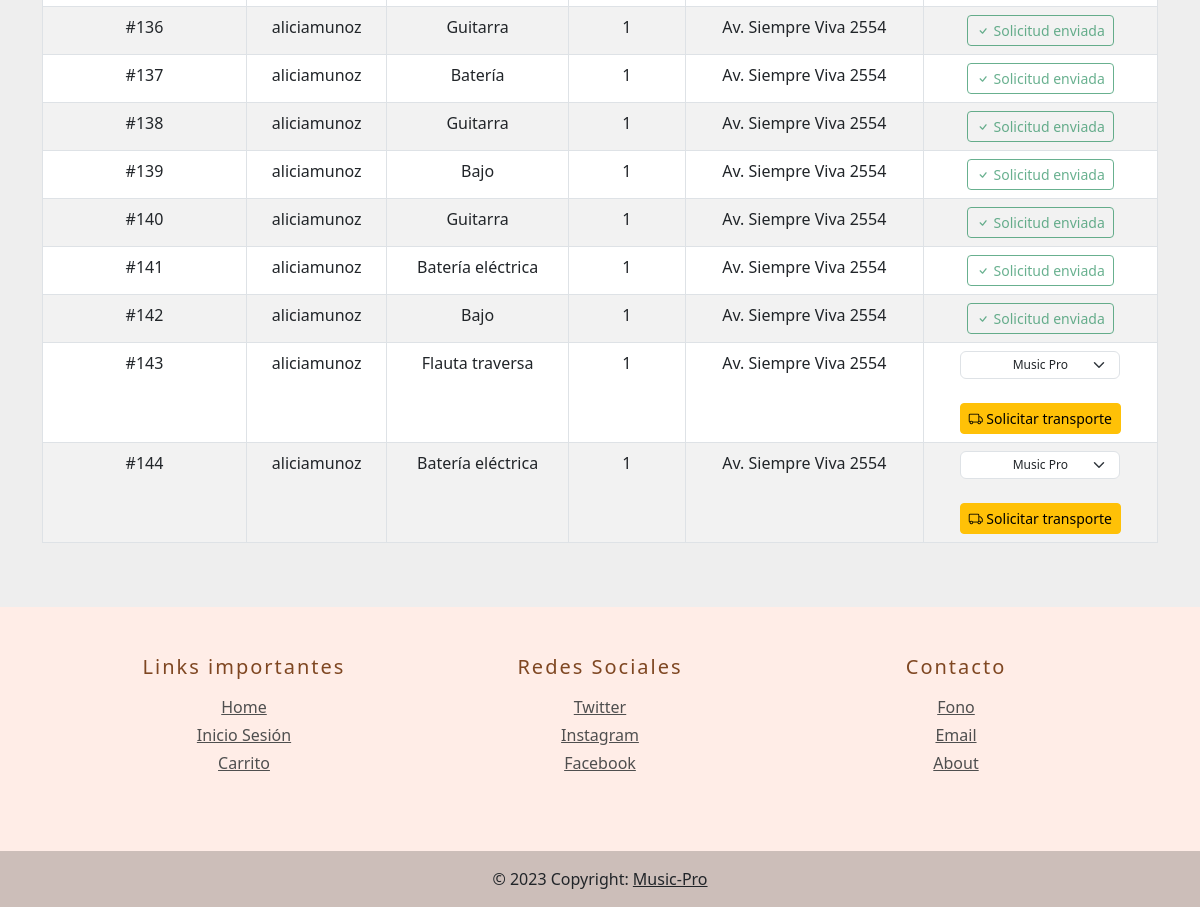
/transporte/ (signed in, lower part), run on an earlier commit of the app's database.
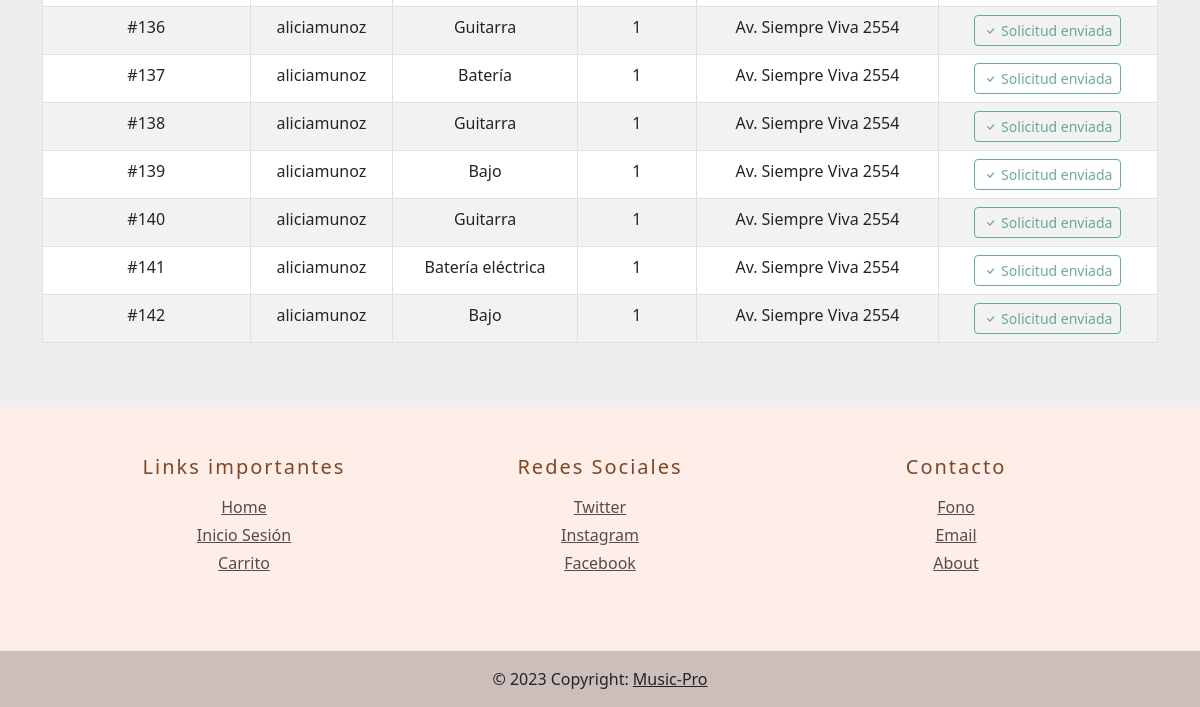
And on a later commit of the database.
### MusicPro/models.py (models this page shows, shortened)
class OrdenCompra(models.Model):
    usuario = models.ForeignKey(User, on_delete=models.CASCADE)
    fecha = models.DateTimeField(auto_now_add=True)
    productos = models.ManyToManyField('Producto', through='ItemOrdenCompra')
    direccion_envio = models.CharField(blank=True, max_length=70, verbose_name='Dirección del pedido', null=True)
    solicitud_exitosa = models.BooleanField(default=False, verbose_name='Solicitud exitosa')
    email = models.EmailField(default='example@example.com')
    class Meta:
        verbose_name_plural = "ordenes"

class Producto(models.Model):
    id = models.AutoField(primary_key=True, unique=True)
    nombre = models.CharField(max_length=50)
    precio = models.IntegerField()
    descripcion = models.TextField()
    imagen = models.ImageField(upload_to='productos', null=True)
    cantidad = models.IntegerField(default=0)
    tipo_instrumento = models.CharField(max_length=50, null=True)

class ItemOrdenCompra(models.Model):
    producto = models.ForeignKey('Producto', on_delete=models.CASCADE)
    orden_compra = models.ForeignKey('OrdenCompra', on_delete=models.CASCADE)
    cantidad = models.PositiveIntegerField()
    class Meta:
        verbose_name_plural = "items"

### MusicPro/views.py (the view, shortened to what this page needs)
# urls.py: path('transporte/', views.transporte, name='transporte'),
def transporte(request):
    if request.user.is_superuser:
        ordenes = OrdenCompra.objects.all()
        items = ItemOrdenCompra.objects.all()
        context = {
            'ordenes': ordenes,
            'items':items,
            }
    else:
        return render(request, '404.html')
    return render(request, 'transporte.html', context)

### MusicPro/templates/transporte.html (shortened to what this page needs)
{% extends "baseHome.html" %}
{% load static %}
{% block content %}
<div class="container mt-5 mb-5">
    <div class="row">
        <div class="col-12 text-center">
            <div class="table-responsive">
                <table class="table table-striped table-bordered">
                    <tbody>
                        {% for orden in ordenes %}
                        <tr>
                            <td>#{{ orden.id }}</td>
                            <td>{{ orden.usuario.username }}</td>
                            <td>
                                {% for item in orden.productos.all %}
                                {{ item.nombre }}
                                <br>
                                {% endfor %}
                            </td>
                            <td>
                                {% for item in orden.itemordencompra_set.all %}
                                {{ item.cantidad }}
                                <br>
                                {% endfor %}
                            </td>
                            <td>{{ orden.direccion_envio }}</td>
                            <td>
                                <form action="{% url 'transporte' %}" method="POST">
                                    {% if orden.solicitud_exitosa %}
                                    <button type="button" class="btn btn-outline-success btn-sm" disabled>
                                        <i class="bi bi-check"></i> Solicitud enviada
                                    </button>
                                    {% else %}
                                    <select name="opcion" id="opcionesTransporte"
                                        class="form-select small-select center-select">
                                        <option value="MusicPro">Music Pro</option>
                                    </select>
                                    <br>
                                    <button type="submit" class="btn btn-warning btn-sm">
                                        <i class="bi bi-truck"></i> Solicitar transporte
                                    </button>
                                    {% endif %}
                                </form>
                            </td>
                        </tr>
                        {% endfor %}
                    </tbody>
                </table>
            </div>
        </div>
    </div>
</div>
{% endblock %}

What changed in the data, as far as the page shows it:
removed OrdenCompra: id "143", usuario.username "aliciamunoz", direccion_envio "Av. Siempre Viva 2554"
no longer on this page (row edited): Producto: nombre "Flauta traversa", shown under "143"
removed ItemOrdenCompra: cantidad "1", shown under "143"
removed OrdenCompra: id "144", usuario.username "aliciamunoz", direccion_envio "Av. Siempre Viva 2554", Producto (nombre "Batería eléctrica")
removed ItemOrdenCompra: cantidad "1", shown under "144"
